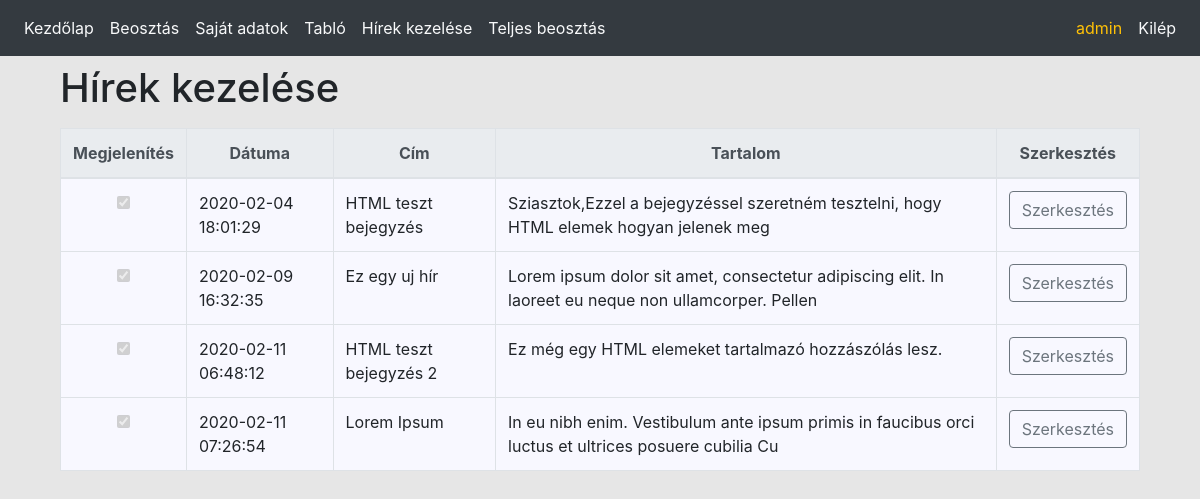
Screenshot of /news_controller.php (signed in) with the database file from the repository.
### tables this page shows
CREATE TABLE IF NOT EXISTS `news` (
  `id` int(11) NOT NULL AUTO_INCREMENT,
  `author` int(11) NOT NULL,
  `title` varchar(100) NOT NULL,
  `content` mediumtext NOT NULL,
  `public` tinyint(1) NOT NULL DEFAULT 1,
  `creation_date` datetime NOT NULL DEFAULT current_timestamp(),
  PRIMARY KEY (`id`),
  KEY `author` (`author`)
);

### news_controller.php (the view, shortened to what this page needs)
<?php
require_once('config/init.php');
$userid = $_SESSION['userid'];
$sql = 'SELECT * FROM news WHERE author = ' . $userid . ' ORDER BY creation_date ASC';
$res = $con->query($sql);
$content = '<table class="table table-bordered table-hover">'
        . '<thead class="thead-light">'
        . '<tr class="text-center">'
        . '<th>Megjelenítés</th>'
        . '<th>Dátuma</th>'
        . '<th>Cím</th>'
        . '<th>Tartalom</th>'
        . '<th>Szerkesztés</th>'
        . '</tr>'
        . '</thead>';
while ($row = $res->fetch_assoc()) {
    $comment = substr($row['content'], 0, 100);
    $comment = strip_tags($comment);
    $public = $row['public']?'checked':'';
    $content .= '<tr>'
            . '<td class="text-center"><input type="checkbox" name="" value="" '.$public.' disabled></td>'
            . '<td>' . $row['creation_date'] . '</td>'
            . '<td>' . $row['title'] . '</td>'
            . '<td>' . $comment . '</td>'
            . '<td class="text-center">'
                . '<form action="news_update.php" method="post">'
                . '<input type="hidden" name="news_id" value="'.$row['id'].'">'
                . '<input class="btn btn-outline-secondary" type="submit" value="Szerkesztés">'
                . '</form>'
            . '</td>'
            . '</tr>';
}
$content .= '</table>';
echo '<div class="mycontainer">';
echo '<h1 class="mt-2 mb-3">Hírek kezelése</h1>';
echo $content;
echo '</div>';

### Style/style.css (style rules this page uses)
body { background-color: rgb(230,230,230); }
.table { background-color: ghostwhite; }
.mycontainer { width: 90%; margin: auto; }

### rows the page displays
news: creation_date "2020-02-04 18:01:29", title "HTML teszt bejegyzés", content "Sziasztok,Ezzel a bejegyzéssel szeretném tesztelni, hogy HTML elemek hogyan jelenek meg"
news: creation_date "2020-02-09 16:32:35", title "Ez egy uj hír", content "Lorem ipsum dolor sit amet, consectetur adipiscing elit. In laoreet eu neque non ullamcorper. Pellen"
news: creation_date "2020-02-11 06:48:12", title "HTML teszt bejegyzés 2", content "Ez még egy HTML elemeket tartalmazó hozzászólás lesz."
news: creation_date "2020-02-11 07:26:54", title "Lorem Ipsum", content "In eu nibh enim. Vestibulum ante ipsum primis in faucibus orci luctus et ultrices posuere cubilia Cu"

### other values shown
$menu "Kezdőlap"
$_SESSION['username'] "admin"
